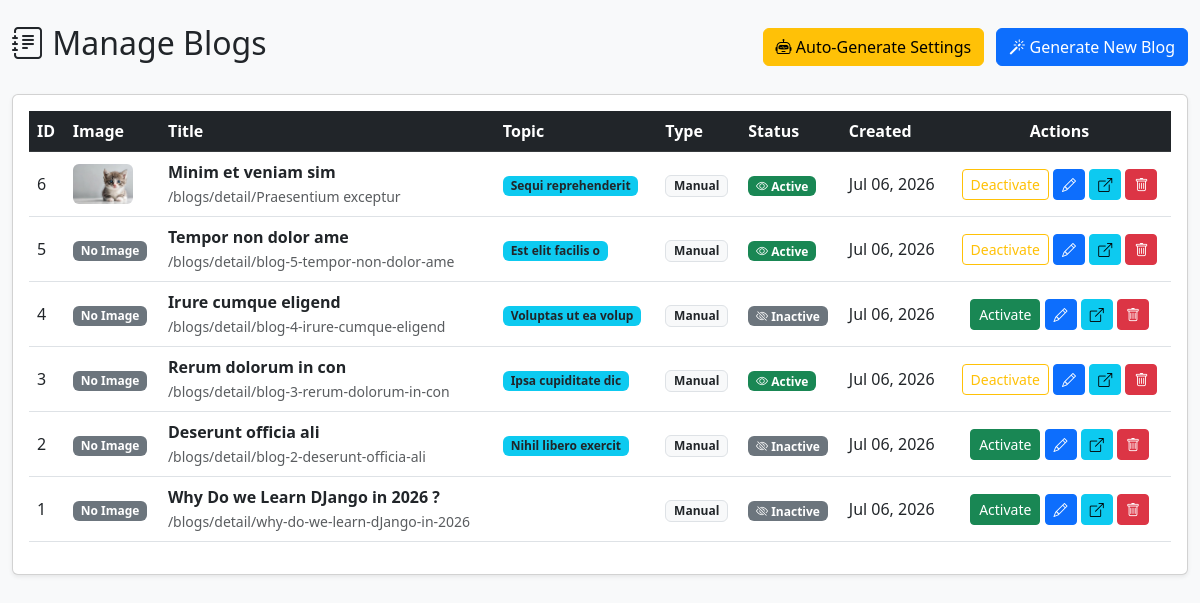
Screenshot of /index.php/admin/blogs with the database file from the repository.
### tables this page shows
CREATE TABLE `blogs` (
  `id` int unsigned NOT NULL AUTO_INCREMENT,
  `title` varchar(255) NOT NULL,
  `slug` varchar(255) NOT NULL,
  `content` longtext NOT NULL,
  `meta_description` varchar(500) DEFAULT NULL,
  `meta_keywords` varchar(500) DEFAULT NULL,
  `image` varchar(255) DEFAULT NULL,
  `topic` varchar(255) DEFAULT NULL,
  `status` tinyint(1) NOT NULL DEFAULT '0' COMMENT '0=inactive, 1=active',
  `is_auto_generated` tinyint(1) NOT NULL DEFAULT '0' COMMENT '1=generated by AI auto-system',
  `created_at` datetime DEFAULT CURRENT_TIMESTAMP,
  `updated_at` datetime DEFAULT CURRENT_TIMESTAMP ON UPDATE CURRENT_TIMESTAMP,
  PRIMARY KEY (`id`),
  UNIQUE KEY `slug` (`slug`)
);

### application/controllers/admin/Blogs.php (called while the page is built, shortened)
<?php
class Blogs extends CI_Controller {
    public function __construct() {
        $this->load->model('blog_model');
        $this->load->model('topic_model');
        $this->load->library('gemini_api');
        $this->load->helper(['url', 'form']);
        $this->load->library('upload');
        $this->load->library('session');
    }
    public function index() {
        $data['blogs'] = $this->blog_model->get_all_blogs();
        $data['title'] = 'Manage Blogs';
        $this->load->view('admin/blogs/list', $data);
    }
}

### index.php (called while the page is built, shortened)
<?php
require_once BASEPATH.'core/CodeIgniter.php';

### application/models/Blog_model.php (called while the page is built, shortened)
<?php
class Blog_model extends CI_Model {
    protected $table = 'blogs';
    public function get_all_blogs() {
        $this->db->order_by('created_at', 'DESC');
        return $this->db->get($this->table)->result();
    }
}

### application/views/admin/blogs/list.php (the view, shortened to what this page needs)
<!DOCTYPE html>
<html lang="en">
<head>
    <link href="https://cdn.jsdelivr.net/npm/bootstrap@5.3.0/dist/css/bootstrap.min.css" rel="stylesheet">
    <link rel="stylesheet" href="https://cdn.jsdelivr.net/npm/bootstrap-icons@1.10.0/font/bootstrap-icons.css">
</head>
<body class="bg-light">
<div class="container-fluid py-4">
    <div class="row">
        <div class="col-12">
            <div class="d-flex justify-content-between align-items-center mb-4">
                <h2><i class="bi bi-journal-text"></i> Manage Blogs</h2>
                <div>
                    <a href="<?php echo site_url('admin/auto_generate'); ?>" class="btn btn-warning me-2">
                        <i class="bi bi-robot"></i> Auto-Generate Settings
                    </a>
                    <a href="<?php echo site_url('admin/blogs/create'); ?>" class="btn btn-primary">
                        <i class="bi bi-magic"></i> Generate New Blog
                    </a>
                </div>
            </div>
            <div class="card shadow-sm">
                <div class="card-body">
                    <div class="table-responsive">
                        <table class="table table-hover align-middle">
                            <thead class="table-dark">
                                <tr>
                                    <th>ID</th>
                                    <th>Image</th>
                                    <th>Title</th>
                                    <th>Topic</th>
                                    <th>Type</th>
                                    <th>Status</th>
                                    <th>Created</th>
                                    <th class="text-center">Actions</th>
                                </tr>
                            </thead>
                            <tbody>
                                <?php if (!empty($blogs)): foreach ($blogs as $blog): ?>
                                <tr>
                                    <td><?php echo $blog->id; ?></td>
                                    <td>
                                        <?php if ($blog->image): ?>
                                            <img src="<?php echo base_url($blog->image); ?>" width="60" height="40" class="rounded" style="object-fit:cover;">
                                        <?php else: ?>
                                            <span class="badge bg-secondary">No Image</span>
                                        <?php endif; ?>
                                    </td>
                                    <td>
                                        <strong><?php echo htmlspecialchars($blog->title); ?></strong><br>
                                        <small class="text-muted">/blogs/detail/<?php echo $blog->slug; ?></small>
                                    </td>
                                    <td><span class="badge bg-info text-dark"><?php echo htmlspecialchars($blog->topic); ?></span></td>
                                    <td>
                                        <?php if ($blog->is_auto_generated): ?>
                                            <span class="badge bg-warning text-dark"><i class="bi bi-robot"></i> Auto</span>
                                        <?php else: ?>
                                            <span class="badge bg-light text-dark border">Manual</span>
                                        <?php endif; ?>
                                    </td>
                                    <td>
                                        <?php if ($blog->status == 1): ?>
                                            <span class="badge bg-success"><i class="bi bi-eye"></i> Active</span>
                                        <?php else: ?>
                                            <span class="badge bg-secondary"><i class="bi bi-eye-slash"></i> Inactive</span>
                                        <?php endif; ?>
                                    </td>
                                    <td><?php echo date('M d, Y', strtotime($blog->created_at)); ?></td>
                                    <td class="text-center">
                                        <a href="<?php echo site_url('admin/blogs/toggle_status/' . $blog->id); ?>"
                                           class="btn btn-sm <?php echo $blog->status == 1 ? 'btn-outline-warning' : 'btn-success'; ?>">
                                            <?php echo $blog->status == 1 ? 'Deactivate' : 'Activate'; ?>
                                        </a>
                                        <a href="<?php echo site_url('admin/blogs/edit/' . $blog->id); ?>" class="btn btn-sm btn-primary"><i class="bi bi-pencil"></i></a>
                                        <a href="<?php echo site_url('blogs/detail/' . $blog->slug); ?>" target="_blank" class="btn btn-sm btn-info"><i class="bi bi-box-arrow-up-right"></i></a>
                                        <a href="<?php echo site_url('admin/blogs/delete/' . $blog->id); ?>" class="btn btn-sm btn-danger" onclick="return confirm('Delete this blog?')"><i class="bi bi-trash"></i></a>
                                    </td>
                                </tr>
                                <?php endforeach; else: ?>
                                <tr><td colspan="8" class="text-center text-muted py-4">No blogs found. Generate your first blog!</td></tr>
                                <?php endif; ?>
                            </tbody>
                        </table>
                    </div>
                </div>
            </div>
        </div>
    </div>
</div>
</body>
</html>

### rows the page displays
blogs: id "6", image (picture), title "Minim et veniam sim", slug "Praesentium exceptur", topic "Sequi reprehenderit", is_auto_generated "Manual", status 1 (drawn), created_at "Jul 06, 2026"
blogs: id "5", shows "No Image", title "Tempor non dolor ame", slug "blog-5-tempor-non-dolor-ame", topic "Est elit facilis o", is_auto_generated "Manual", status 1 (drawn), created_at "Jul 06, 2026"
blogs: id "4", shows "No Image", title "Irure cumque eligend", slug "blog-4-irure-cumque-eligend", topic "Voluptas ut ea volup", is_auto_generated "Manual", status 0 (drawn), created_at "Jul 06, 2026"
blogs: id "3", shows "No Image", title "Rerum dolorum in con", slug "blog-3-rerum-dolorum-in-con", topic "Ipsa cupiditate dic", is_auto_generated "Manual", status 1 (drawn), created_at "Jul 06, 2026"
blogs: id "2", shows "No Image", title "Deserunt officia ali", slug "blog-2-deserunt-officia-ali", topic "Nihil libero exercit", is_auto_generated "Manual", status 0 (drawn), created_at "Jul 06, 2026"
blogs: id "1", shows "No Image", title "Why Do we Learn DJango in 2026 ?", slug "why-do-we-learn-dJango-in-2026", is_auto_generated "Manual", status 0 (drawn), created_at "Jul 06, 2026"
